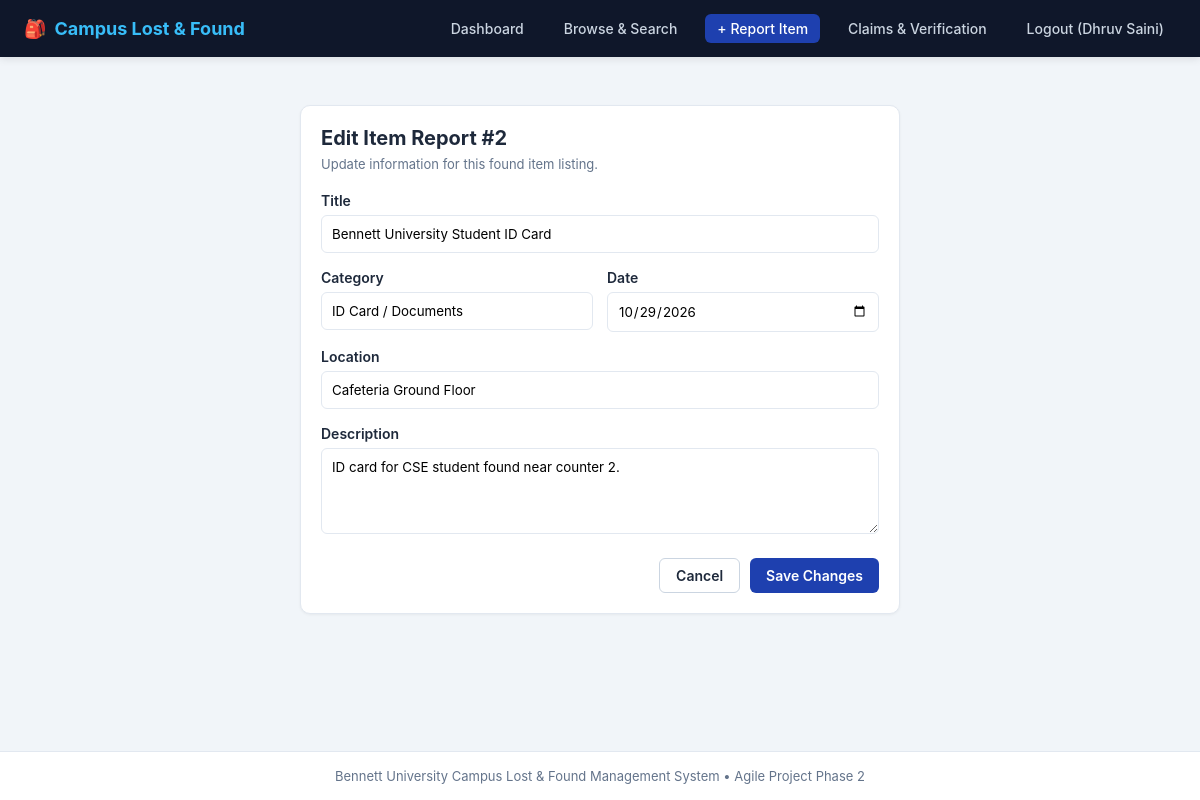
Screenshot of /items/2/edit (signed in) with the database file from the repository.
### tables this page shows
CREATE TABLE items (
            id INTEGER PRIMARY KEY AUTOINCREMENT,
            student_id INTEGER NOT NULL,
            type TEXT NOT NULL,
            title TEXT NOT NULL,
            category TEXT NOT NULL,
            location TEXT NOT NULL,
            item_date TEXT NOT NULL,
            description TEXT,
            image_filename TEXT,
            status TEXT NOT NULL DEFAULT 'Open',
            created_at TIMESTAMP DEFAULT CURRENT_TIMESTAMP,
            FOREIGN KEY (student_id) REFERENCES students(id)
        );

### app.py (the view, shortened to what this page needs)
@app.route("/items/<int:item_id>/edit", methods=["GET", "POST"])
@login_required
def edit_item(item_id):
    conn = get_db()
    item = conn.execute("SELECT * FROM items WHERE id = ?", (item_id,)).fetchone()
    if not item:
        conn.close()
        flash("Item not found.", "error")
        return redirect(url_for("dashboard"))
    if item["student_id"] != session["student_id"]:
        conn.close()
        flash("You can only edit items you reported.", "error")
        return redirect(url_for("dashboard"))
    conn.close()
    return render_template("edit_item.html", item=item)

### app.py (called while the page is built)
def get_db():
    conn = sqlite3.connect(DATABASE)
    conn.row_factory = sqlite3.Row
    return conn

def login_required(func):
    @wraps(func)
    def wrapper(*args, **kwargs):
        if "student_id" not in session:
            flash("Please log in first to access this page.", "error")
            return redirect(url_for("login"))
        return func(*args, **kwargs)
    return wrapper

### templates/edit_item.html (shortened to what this page needs)
{% extends "base.html" %}
{% block content %}
<div style="max-width: 600px; margin: 24px auto;">
    <div class="card">
        <h2 style="font-size: 20px; margin-bottom: 6px;">Edit Item Report #{{ item.id }}</h2>
        <p style="font-size: 13px; color: var(--text-muted); margin-bottom: 20px;">
            Update information for this {{ item.type }} item listing.
        </p>
        <form method="POST" action="{{ url_for('edit_item', item_id=item.id) }}">
            <div style="margin-bottom: 16px;">
                <label style="display: block; font-weight: 600; font-size: 14px; margin-bottom: 6px;">Title</label>
                <input type="text" name="title" value="{{ item.title }}" required style="width: 100%; padding: 10px; border: 1px solid var(--border); border-radius: 6px;">
            </div>
            <div style="display: grid; grid-template-columns: 1fr 1fr; gap: 14px; margin-bottom: 16px;">
                <div>
                    <label style="display: block; font-weight: 600; font-size: 14px; margin-bottom: 6px;">Category</label>
                    <input type="text" name="category" value="{{ item.category }}" required style="width: 100%; padding: 10px; border: 1px solid var(--border); border-radius: 6px;">
                </div>
                <div>
                    <label style="display: block; font-weight: 600; font-size: 14px; margin-bottom: 6px;">Date</label>
                    <input type="date" name="item_date" value="{{ item.item_date }}" required style="width: 100%; padding: 10px; border: 1px solid var(--border); border-radius: 6px;">
                </div>
            </div>
            <div style="margin-bottom: 16px;">
                <label style="display: block; font-weight: 600; font-size: 14px; margin-bottom: 6px;">Location</label>
                <input type="text" name="location" value="{{ item.location }}" required style="width: 100%; padding: 10px; border: 1px solid var(--border); border-radius: 6px;">
            </div>
            <div style="margin-bottom: 20px;">
                <label style="display: block; font-weight: 600; font-size: 14px; margin-bottom: 6px;">Description</label>
                <textarea name="description" rows="4" style="width: 100%; padding: 10px; border: 1px solid var(--border); border-radius: 6px;">{{ item.description }}</textarea>
            </div>
            <div style="display: flex; justify-content: flex-end; gap: 10px;">
                <a href="{{ url_for('dashboard') }}" class="btn btn-outline">Cancel</a>
                <button type="submit" class="btn btn-primary">Save Changes</button>
            </div>
        </form>
    </div>
</div>
{% endblock %}

### templates/base.html (style rules this page uses)
:root { --primary: #1e40af; --primary-hover: #1d4ed8; --dark: #0f172a; --light: #f8fafc; --card-bg: #ffffff; --border: #e2e8f0; --text-main: #1e293b; --text-muted: #64748b; --danger: #ef4444; --success: #10b981; --warning: #f59e0b; }
* { box-sizing: border-box; margin: 0; padding: 0; font-family: -apple-system, BlinkMacSystemFont, "Segoe UI", Roboto, Helvetica, Arial, sans-serif; }
body { background: #f1f5f9; color: var(--text-main); min-height: 100vh; display: flex; flex-direction: column; }
.btn { display: inline-block; padding: 8px 16px; border-radius: 6px; font-size: 14px; font-weight: 600; text-decoration: none; cursor: pointer; border: none; transition: all 0.2s; }
.btn-primary { background: var(--primary); color: white; }
.btn-outline { background: transparent; border: 1px solid #cbd5e1; color: var(--text-main); }
.card { background: white; border-radius: 10px; border: 1px solid var(--border); padding: 20px; box-shadow: 0 1px 3px rgba(0, 0, 0, 0.05); }

### rows the page displays
items: id "2", type "found", title "Bennett University Student ID Card", category "ID Card / Documents", item_date "10/29/2026", location "Cafeteria Ground Floor", description "ID card for CSE student found near counter 2."

### other values shown
{{ session.get('student_name') }} "Dhruv Saini"
